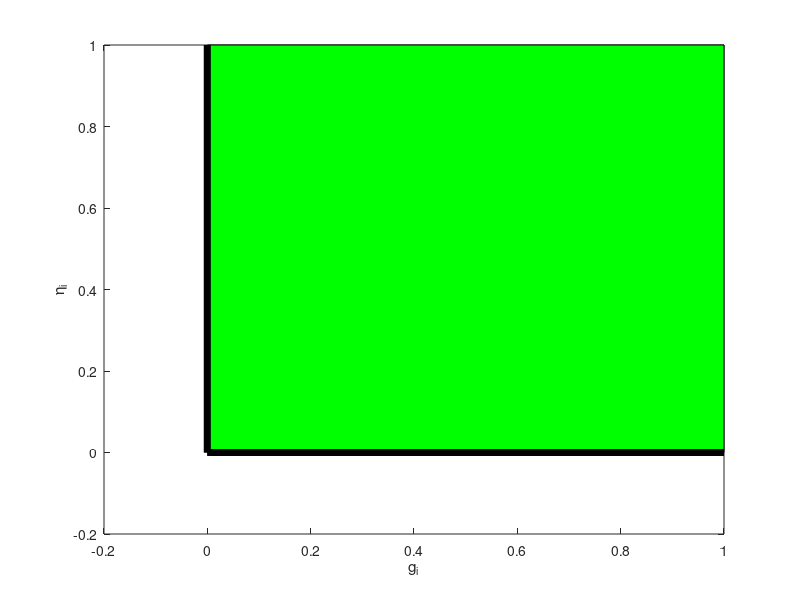
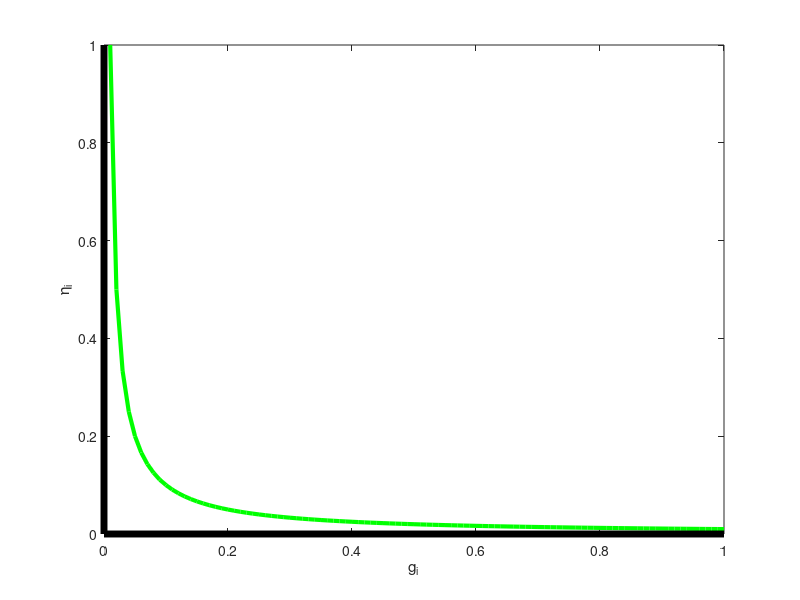
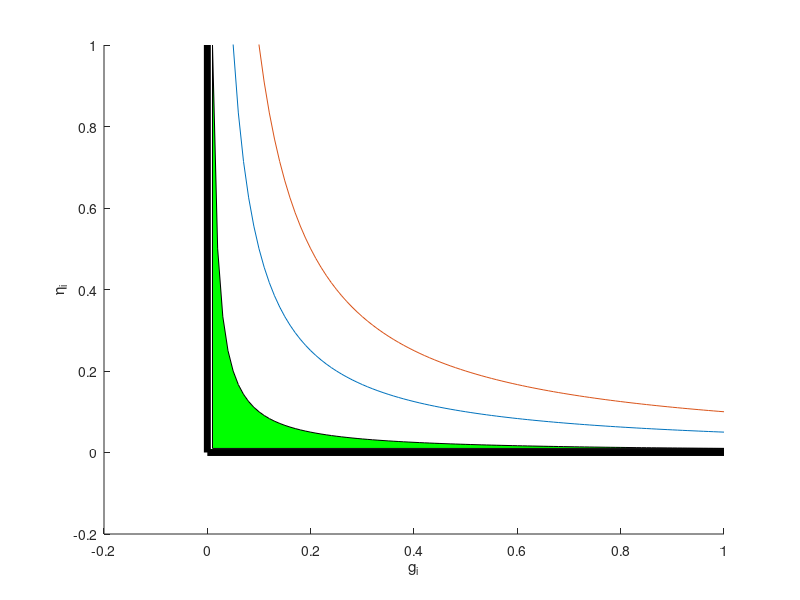

Write the MATLAB code that produced these figures, in order.
clear all
clc
%% original feasible region
x_Ori = [0, 0, 1];
y_Ori = [1, 0, 0];
plot(x_Ori, y_Ori, 'k', 'LineWidth', 5)
axis([-0.2 1 -0.2 1])
xlabel('g_i')
ylabel('\eta_i')

%% penalty method
% original
x_Ori = [0, 0, 1];
y_Ori = [1, 0, 0];
% penalty
x_Pen = [0, 1, 1, 0];
y_Pen = [0, 0, 1, 1];

figure(1)
patch(x_Pen,y_Pen,'green')
hold on
plot(x_Ori, y_Ori, 'k', 'LineWidth', 5)
axis([-0.2 1 -0.2 1])
xlabel('g_i')
ylabel('\eta_i')

%% smoothing method
% original
x_Ori = [0, 0, 1];
y_Ori = [1, 0, 0];
% smoothing
s = 0.01;
x_Init = 0.01;
stepsize = 0.01;
x_End = 1;
x_intepolation = x_Init: stepsize : x_End;
y_intepolation = s ./ x_intepolation;

figure(2)
plot(x_intepolation, y_intepolation, 'g', 'LineWidth', 3)
hold on
plot(x_Ori, y_Ori, 'k', 'LineWidth', 5)
axis([0 1 0 1])
xlabel('g_i')
ylabel('\eta_i')

%% relaxation method
% original
x_Ori = [0, 0, 1];
y_Ori = [1, 0, 0];
% relaxation
s = 0.01;
s_1 = 0.05;
s_2 = 0.1;
x_Init = 0.01;
stepsize = 0.01;
x_End = 1;
x_intepolation = x_Init: stepsize : x_End;
y_intepolation = s ./ x_intepolation;
x_relaxation = [x_intepolation, x_intepolation(1), x_intepolation(1)];
y_relaxation = [y_intepolation, y_intepolation(end), y_intepolation(1)];

y_intepolation_1 = s_1 ./ x_intepolation;
y_intepolation_2 = s_2 ./ x_intepolation;

figure(3)
patch(x_relaxation,y_relaxation,'green')
hold on
plot(x_Ori, y_Ori, 'k', 'LineWidth', 5)
hold on
plot(x_intepolation, y_intepolation_1)
hold on
plot(x_intepolation, y_intepolation_2)
axis([-0.2 1 -0.2 1])
xlabel('g_i')
ylabel('\eta_i')